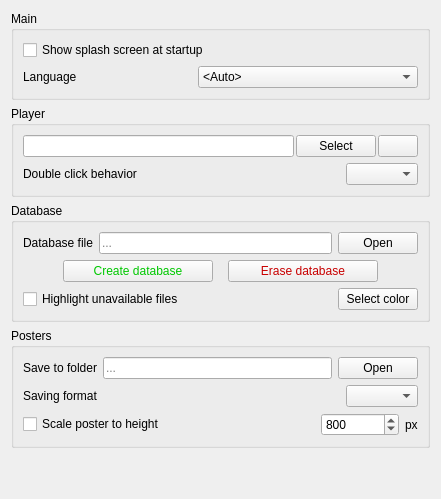
     <widget class="QWidget" name="tabApplication">
      <attribute name="title">
       <string>Application</string>
      </attribute>
      <layout class="QVBoxLayout" name="layoutTabApplication">
       <item>
        <widget class="QGroupBox" name="gbMain">
         <property name="title">
          <string>Main</string>
         </property>
         <layout class="QVBoxLayout" name="layoutBoxMain">
          <item>
           <widget class="QCheckBox" name="cShowSplashScreen">
            <property name="text">
             <string>Show splash screen at startup</string>
            </property>
           </widget>
          </item>
          <item>
           <layout class="QHBoxLayout" name="layoutLanguage">
            <item>
             <widget class="QLabel" name="labelLanguage">
              <property name="minimumSize">
               <size>
                <width>110</width>
                <height>0</height>
               </size>
              </property>
              <property name="text">
               <string>Language</string>
              </property>
             </widget>
            </item>
            <item>
             <widget class="QComboBox" name="cbLanguage">
              <property name="minimumSize">
               <size>
                <width>220</width>
                <height>0</height>
               </size>
              </property>
              <item>
               <property name="text">
                <string>&lt;Auto&gt;</string>
               </property>
              </item>
             </widget>
            </item>
           </layout>
          </item>
         </layout>
        </widget>
       </item>
       <item>
        <widget class="QGroupBox" name="gbPlayer">
         <property name="title">
          <string>Player</string>
         </property>
         <layout class="QVBoxLayout" name="layoutBoxPlayer">
          <item>
           <layout class="QHBoxLayout" name="layoutPlayerPath">
            <property name="spacing">
             <number>2</number>
            </property>
            <item>
             <widget class="QLineEdit" name="eExternalPlayer"/>
            </item>
            <item>
             <widget class="QPushButton" name="bSelectExternalPlayer">
              <property name="text">
               <string>Select</string>
              </property>
             </widget>
            </item>
            <item>
             <widget class="QPushButton" name="bExternalPlayerDefault">
              <property name="toolTip">
               <string>Default</string>
              </property>
              <property name="icon">
               <iconset resource="icons.qrc">
                <normaloff>:/tool/default</normaloff>:/tool/default</iconset>
              </property>
             </widget>
            </item>
           </layout>
          </item>
          <item>
           <layout class="QHBoxLayout" name="layoutDoubleClick" stretch="1,0">
            <item>
             <widget class="QLabel" name="labelDoubleClickBehavior">
              <property name="text">
               <string>Double click behavior</string>
              </property>
             </widget>
            </item>
            <item>
             <widget class="QComboBox" name="cbDoubleClickBehavior"/>
            </item>
           </layout>
          </item>
         </layout>
        </widget>
       </item>
       <item>
        <widget class="QGroupBox" name="gbDatabase">
         <property name="title">
          <string>Database</string>
         </property>
         <layout class="QVBoxLayout" name="layoutBoxDatabase">
          <item>
           <layout class="QHBoxLayout" name="layoutDatabaseFile">
            <item>
             <widget class="QLabel" name="labelDatabaseFile">
              <property name="text">
               <string>Database file</string>
              </property>
             </widget>
            </item>
            <item>
             <widget class="QLineEdit" name="eDatabaseFile">
              <property name="focusPolicy">
               <enum>Qt::NoFocus</enum>
              </property>
              <property name="text">
               <string notr="true"/>
              </property>
              <property name="readOnly">
               <bool>true</bool>
              </property>
              <property name="placeholderText">
               <string notr="true">...</string>
              </property>
             </widget>
            </item>
            <item>
             <widget class="QPushButton" name="bOpenDatabaseFile">
              <property name="text">
               <string>Open</string>
              </property>
             </widget>
            </item>
           </layout>
          </item>
          <item>
           <layout class="QHBoxLayout" name="layoutDatabaseButtons">
            <property name="spacing">
             <number>15</number>
            </property>
            <item>
             <spacer name="spacerDatabaseButtonsLeft">
              <property name="orientation">
               <enum>Qt::Horizontal</enum>
              </property>
              <property name="sizeHint" stdset="0">
               <size>
                <width>40</width>
                <height>20</height>
               </size>
              </property>
             </spacer>
            </item>
            <item>
             <widget class="QPushButton" name="bCreateDatabase">
              <property name="minimumSize">
               <size>
                <width>150</width>
                <height>0</height>
               </size>
              </property>
              <property name="styleSheet">
               <string notr="true">color: rgb(0, 200, 0);</string>
              </property>
              <property name="text">
               <string>Create database</string>
              </property>
              <property name="icon">
               <iconset resource="icons.qrc">
                <normaloff>:/tool/add</normaloff>:/tool/add</iconset>
              </property>
             </widget>
            </item>
            <item>
             <widget class="QPushButton" name="bEraseDatabase">
              <property name="minimumSize">
               <size>
                <width>150</width>
                <height>0</height>
               </size>
              </property>
              <property name="styleSheet">
               <string notr="true">color: rgb(200, 0, 0);</string>
              </property>
              <property name="text">
               <string>Erase database</string>
              </property>
              <property name="icon">
               <iconset resource="icons.qrc">
                <normaloff>:/tool/clear</normaloff>:/tool/clear</iconset>
              </property>
             </widget>
            </item>
            <item>
             <spacer name="spacerDatabaseButtonsRight">
              <property name="orientation">
               <enum>Qt::Horizontal</enum>
              </property>
              <property name="sizeHint" stdset="0">
               <size>
                <width>40</width>
                <height>20</height>
               </size>
              </property>
             </spacer>
            </item>
           </layout>
          </item>
          <item>
           <layout class="QHBoxLayout" name="layoutDatabaseCheck" stretch="1,0">
            <item>
             <widget class="QCheckBox" name="cCheckFilesAtStartup">
              <property name="text">
               <string>Highlight unavailable files</string>
              </property>
             </widget>
            </item>
            <item>
             <widget class="QPushButton" name="bSelectColorUnavailable">
              <property name="text">
               <string>Select color</string>
              </property>
             </widget>
            </item>
           </layout>
          </item>
         </layout>
        </widget>
       </item>
       <item>
        <widget class="QGroupBox" name="gbPosters">
         <property name="title">
          <string>Posters</string>
         </property>
         <layout class="QVBoxLayout" name="layoutBoxPosters">
          <item>
           <layout class="QHBoxLayout" name="layoutPostersFolder">
            <item>
             <widget class="QLabel" name="labelPostersFolder">
              <property name="text">
               <string>Save to folder</string>
              </property>
             </widget>
            </item>
            <item>
             <widget class="QLineEdit" name="ePostersFolder">
              <property name="focusPolicy">
               <enum>Qt::NoFocus</enum>
              </property>
              <property name="text">
               <string notr="true"/>
              </property>
              <property name="readOnly">
               <bool>true</bool>
              </property>
              <property name="placeholderText">
               <string notr="true">...</string>
              </property>
             </widget>
            </item>
            <item>
             <widget class="QPushButton" name="bOpenPostersFolder">
              <property name="text">
               <string>Open</string>
              </property>
             </widget>
            </item>
           </layout>
          </item>
          <item>
           <layout class="QHBoxLayout" name="layoutPostersFormat" stretch="1,0">
            <item>
             <widget class="QLabel" name="labelSavingFormat">
              <property name="text">
               <string>Saving format</string>
              </property>
             </widget>
            </item>
            <item>
             <widget class="QComboBox" name="cbSavingFormat"/>
            </item>
           </layout>
          </item>
          <item>
           <layout class="QHBoxLayout" name="layoutPostersScale" stretch="1,0,0">
            <item>
             <widget class="QCheckBox" name="cScalePoster">
              <property name="text">
               <string>Scale poster to height</string>
              </property>
             </widget>
            </item>
            <item>
             <widget class="QSpinBox" name="sbScaleToHeight">
              <property name="minimumSize">
               <size>
                <width>78</width>
                <height>0</height>
               </size>
              </property>
              <property name="correctionMode">
               <enum>QAbstractSpinBox::CorrectToNearestValue</enum>
              </property>
              <property name="minimum">
               <number>150</number>
              </property>
              <property name="maximum">
               <number>5120</number>
              </property>
              <property name="value">
               <number>800</number>
              </property>
             </widget>
            </item>
            <item>
             <widget class="QLabel" name="labelPx0">
              <property name="text">
               <string>px</string>
              </property>
             </widget>
            </item>
           </layout>
          </item>
         </layout>
        </widget>
       </item>
       <item>
        <spacer name="spacerApplication">
         <property name="orientation">
          <enum>Qt::Vertical</enum>
         </property>
         <property name="sizeHint" stdset="0">
          <size>
           <width>20</width>
           <height>40</height>
          </size>
         </property>
        </spacer>
       </item>
      </layout>
     </widget>
